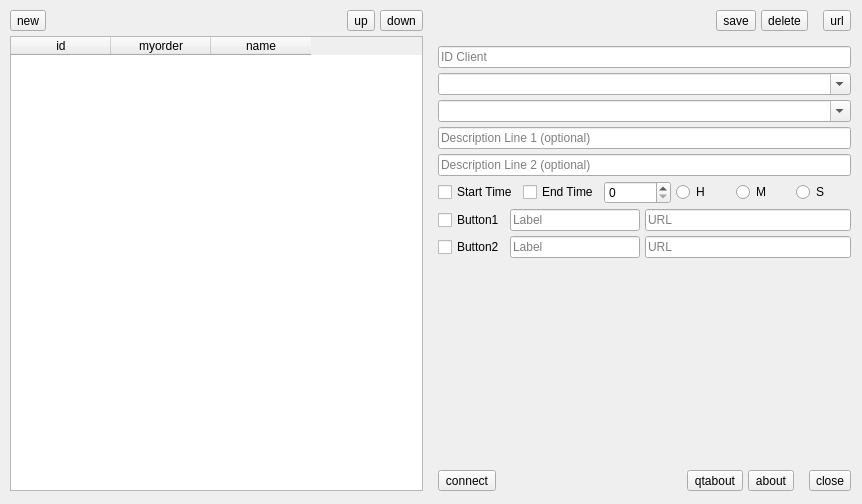
<?xml version="1.0" encoding="UTF-8"?>
<ui version="4.0">
 <class>MainWindow</class>
 <widget class="QMainWindow" name="MainWindow">
  <property name="geometry">
   <rect>
    <x>0</x>
    <y>0</y>
    <width>862</width>
    <height>504</height>
   </rect>
  </property>
  <property name="windowTitle">
   <string>MainWindow</string>
  </property>
  <widget class="QWidget" name="centralwidget">
   <widget class="QWidget" name="horizontalLayoutWidget">
    <property name="geometry">
     <rect>
      <x>0</x>
      <y>0</y>
      <width>861</width>
      <height>501</height>
     </rect>
    </property>
    <layout class="QHBoxLayout" name="horizontalLayout_7">
     <property name="spacing">
      <number>5</number>
     </property>
     <property name="leftMargin">
      <number>5</number>
     </property>
     <property name="topMargin">
      <number>5</number>
     </property>
     <property name="rightMargin">
      <number>5</number>
     </property>
     <property name="bottomMargin">
      <number>5</number>
     </property>
     <item>
      <layout class="QVBoxLayout" name="verticalLayout_2">
       <property name="spacing">
        <number>5</number>
       </property>
       <property name="leftMargin">
        <number>5</number>
       </property>
       <property name="topMargin">
        <number>5</number>
       </property>
       <property name="rightMargin">
        <number>5</number>
       </property>
       <property name="bottomMargin">
        <number>5</number>
       </property>
       <item>
        <layout class="QHBoxLayout" name="horizontalLayout_14">
         <property name="topMargin">
          <number>0</number>
         </property>
         <item>
          <widget class="QToolButton" name="btnNew">
           <property name="text">
            <string>new</string>
           </property>
          </widget>
         </item>
         <item>
          <spacer name="horizontalSpacer_5">
           <property name="orientation">
            <enum>Qt::Horizontal</enum>
           </property>
           <property name="sizeHint" stdset="0">
            <size>
             <width>40</width>
             <height>20</height>
            </size>
           </property>
          </spacer>
         </item>
         <item>
          <widget class="QToolButton" name="btnUp">
           <property name="text">
            <string>up</string>
           </property>
          </widget>
         </item>
         <item>
          <widget class="QToolButton" name="btnDown">
           <property name="text">
            <string>down</string>
           </property>
          </widget>
         </item>
        </layout>
       </item>
       <item>
        <widget class="QTableWidget" name="twSaved">
         <column>
          <property name="text">
           <string>id</string>
          </property>
         </column>
         <column>
          <property name="text">
           <string>myorder</string>
          </property>
         </column>
         <column>
          <property name="text">
           <string>name</string>
          </property>
         </column>
        </widget>
       </item>
      </layout>
     </item>
     <item>
      <layout class="QVBoxLayout" name="verticalLayout">
       <property name="leftMargin">
        <number>5</number>
       </property>
       <property name="topMargin">
        <number>5</number>
       </property>
       <property name="rightMargin">
        <number>5</number>
       </property>
       <property name="bottomMargin">
        <number>5</number>
       </property>
       <item>
        <layout class="QHBoxLayout" name="horizontalLayout_3">
         <item>
          <spacer name="horizontalSpacer_2">
           <property name="orientation">
            <enum>Qt::Horizontal</enum>
           </property>
           <property name="sizeHint" stdset="0">
            <size>
             <width>40</width>
             <height>20</height>
            </size>
           </property>
          </spacer>
         </item>
         <item>
          <widget class="QToolButton" name="btnSave">
           <property name="text">
            <string>save</string>
           </property>
          </widget>
         </item>
         <item>
          <widget class="QToolButton" name="btnDelete">
           <property name="text">
            <string>delete</string>
           </property>
          </widget>
         </item>
         <item>
          <spacer name="horizontalSpacer_6">
           <property name="orientation">
            <enum>Qt::Horizontal</enum>
           </property>
           <property name="sizeType">
            <enum>QSizePolicy::Fixed</enum>
           </property>
           <property name="sizeHint" stdset="0">
            <size>
             <width>10</width>
             <height>20</height>
            </size>
           </property>
          </spacer>
         </item>
         <item>
          <widget class="QToolButton" name="btnURLDev">
           <property name="text">
            <string>url</string>
           </property>
          </widget>
         </item>
        </layout>
       </item>
       <item>
        <spacer name="verticalSpacer_2">
         <property name="orientation">
          <enum>Qt::Vertical</enum>
         </property>
         <property name="sizeType">
          <enum>QSizePolicy::Fixed</enum>
         </property>
         <property name="sizeHint" stdset="0">
          <size>
           <width>20</width>
           <height>10</height>
          </size>
         </property>
        </spacer>
       </item>
       <item>
        <layout class="QHBoxLayout" name="horizontalLayout_6">
         <item>
          <widget class="QLineEdit" name="edtClientID">
           <property name="placeholderText">
            <string>ID Client</string>
           </property>
          </widget>
         </item>
        </layout>
       </item>
       <item>
        <layout class="QHBoxLayout" name="horizontalLayout_2">
         <item>
          <widget class="QComboBox" name="cbLargeImage">
           <property name="editable">
            <bool>true</bool>
           </property>
           <property name="placeholderText">
            <string>Large Image (optional)</string>
           </property>
          </widget>
         </item>
        </layout>
       </item>
       <item>
        <layout class="QHBoxLayout" name="horizontalLayout">
         <item>
          <widget class="QComboBox" name="cbSmallImage">
           <property name="editable">
            <bool>true</bool>
           </property>
           <property name="placeholderText">
            <string>Small Image (optional)</string>
           </property>
          </widget>
         </item>
        </layout>
       </item>
       <item>
        <layout class="QHBoxLayout" name="horizontalLayout_4">
         <property name="topMargin">
          <number>0</number>
         </property>
         <item>
          <widget class="QLineEdit" name="edtDescription1">
           <property name="placeholderText">
            <string>Description Line 1 (optional)</string>
           </property>
          </widget>
         </item>
        </layout>
       </item>
       <item>
        <layout class="QHBoxLayout" name="horizontalLayout_8">
         <property name="topMargin">
          <number>0</number>
         </property>
         <item>
          <widget class="QLineEdit" name="edtDescription2">
           <property name="placeholderText">
            <string>Description Line 2 (optional)</string>
           </property>
          </widget>
         </item>
        </layout>
       </item>
       <item>
        <layout class="QHBoxLayout" name="horizontalLayout_15">
         <property name="topMargin">
          <number>0</number>
         </property>
         <item>
          <layout class="QHBoxLayout" name="horizontalLayout_16">
           <item>
            <widget class="QCheckBox" name="cbStartTime">
             <property name="text">
              <string>Start Time</string>
             </property>
            </widget>
           </item>
           <item>
            <widget class="QCheckBox" name="cbEndTime">
             <property name="text">
              <string>End Time</string>
             </property>
            </widget>
           </item>
           <item>
            <widget class="QSpinBox" name="sbEndTime">
             <property name="maximumSize">
              <size>
               <width>100</width>
               <height>16777215</height>
              </size>
             </property>
             <property name="maximum">
              <number>999999999</number>
             </property>
            </widget>
           </item>
           <item>
            <widget class="QRadioButton" name="rbHours">
             <property name="text">
              <string>H</string>
             </property>
            </widget>
           </item>
           <item>
            <widget class="QRadioButton" name="rbMinutes">
             <property name="text">
              <string>M</string>
             </property>
            </widget>
           </item>
           <item>
            <widget class="QRadioButton" name="rbSeconds">
             <property name="text">
              <string>S</string>
             </property>
            </widget>
           </item>
          </layout>
         </item>
        </layout>
       </item>
       <item>
        <layout class="QHBoxLayout" name="horizontalLayout_9">
         <property name="topMargin">
          <number>0</number>
         </property>
         <item>
          <layout class="QHBoxLayout" name="horizontalLayout_10">
           <item>
            <widget class="QCheckBox" name="cbButton1">
             <property name="text">
              <string>Button1</string>
             </property>
            </widget>
           </item>
           <item>
            <widget class="QLineEdit" name="edtLabelButton1">
             <property name="maximumSize">
              <size>
               <width>130</width>
               <height>16777215</height>
              </size>
             </property>
             <property name="text">
              <string/>
             </property>
             <property name="placeholderText">
              <string>Label</string>
             </property>
            </widget>
           </item>
           <item>
            <widget class="QLineEdit" name="edtURLButton1">
             <property name="placeholderText">
              <string>URL</string>
             </property>
            </widget>
           </item>
          </layout>
         </item>
        </layout>
       </item>
       <item>
        <layout class="QHBoxLayout" name="horizontalLayout_12">
         <property name="topMargin">
          <number>0</number>
         </property>
         <item>
          <layout class="QHBoxLayout" name="horizontalLayout_13">
           <item>
            <widget class="QCheckBox" name="cbButton2">
             <property name="text">
              <string>Button2</string>
             </property>
            </widget>
           </item>
           <item>
            <widget class="QLineEdit" name="edtLabelButton2">
             <property name="maximumSize">
              <size>
               <width>130</width>
               <height>16777215</height>
              </size>
             </property>
             <property name="placeholderText">
              <string>Label</string>
             </property>
            </widget>
           </item>
           <item>
            <widget class="QLineEdit" name="edtURLButton2">
             <property name="placeholderText">
              <string>URL</string>
             </property>
            </widget>
           </item>
          </layout>
         </item>
        </layout>
       </item>
       <item>
        <spacer name="verticalSpacer_3">
         <property name="orientation">
          <enum>Qt::Vertical</enum>
         </property>
         <property name="sizeType">
          <enum>QSizePolicy::Fixed</enum>
         </property>
         <property name="sizeHint" stdset="0">
          <size>
           <width>20</width>
           <height>10</height>
          </size>
         </property>
        </spacer>
       </item>
       <item>
        <layout class="QHBoxLayout" name="horizontalLayout_11">
         <item>
          <spacer name="horizontalSpacer_7">
           <property name="orientation">
            <enum>Qt::Horizontal</enum>
           </property>
           <property name="sizeHint" stdset="0">
            <size>
             <width>40</width>
             <height>20</height>
            </size>
           </property>
          </spacer>
         </item>
         <item>
          <spacer name="horizontalSpacer_8">
           <property name="orientation">
            <enum>Qt::Horizontal</enum>
           </property>
           <property name="sizeHint" stdset="0">
            <size>
             <width>40</width>
             <height>20</height>
            </size>
           </property>
          </spacer>
         </item>
        </layout>
       </item>
       <item>
        <spacer name="verticalSpacer">
         <property name="orientation">
          <enum>Qt::Vertical</enum>
         </property>
         <property name="sizeHint" stdset="0">
          <size>
           <width>20</width>
           <height>40</height>
          </size>
         </property>
        </spacer>
       </item>
       <item>
        <layout class="QHBoxLayout" name="horizontalLayout_5">
         <property name="topMargin">
          <number>0</number>
         </property>
         <item>
          <widget class="QToolButton" name="btnConnect">
           <property name="text">
            <string>connect</string>
           </property>
          </widget>
         </item>
         <item>
          <spacer name="horizontalSpacer_4">
           <property name="orientation">
            <enum>Qt::Horizontal</enum>
           </property>
           <property name="sizeHint" stdset="0">
            <size>
             <width>40</width>
             <height>20</height>
            </size>
           </property>
          </spacer>
         </item>
         <item>
          <widget class="QToolButton" name="btnAboutQt">
           <property name="text">
            <string>qtabout</string>
           </property>
           <property name="autoRepeatDelay">
            <number>303</number>
           </property>
          </widget>
         </item>
         <item>
          <widget class="QToolButton" name="btnAbout">
           <property name="text">
            <string>about</string>
           </property>
          </widget>
         </item>
         <item>
          <spacer name="horizontalSpacer_3">
           <property name="orientation">
            <enum>Qt::Horizontal</enum>
           </property>
           <property name="sizeType">
            <enum>QSizePolicy::Fixed</enum>
           </property>
           <property name="sizeHint" stdset="0">
            <size>
             <width>10</width>
             <height>20</height>
            </size>
           </property>
          </spacer>
         </item>
         <item>
          <widget class="QToolButton" name="btnClose">
           <property name="text">
            <string>close</string>
           </property>
          </widget>
         </item>
        </layout>
       </item>
      </layout>
     </item>
    </layout>
   </widget>
  </widget>
 </widget>
 <resources/>
 <connections/>
</ui>
